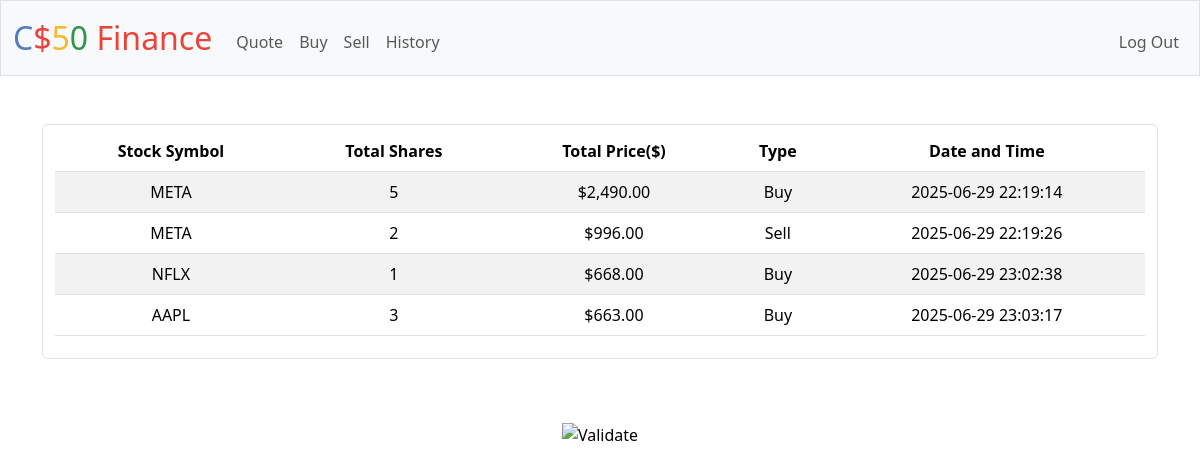
The app's page /history (signed in) with its own data.
### tables this page shows
CREATE TABLE transactions (
    id INTEGER PRIMARY KEY AUTOINCREMENT NOT NULL,
    user_id INTEGER NOT NULL,
    symbol TEXT NOT NULL,
    shares INTEGER,
    price NUMERIC,
    timestamp DATETIME DEFAULT CURRENT_TIMESTAMP, type TEXT,
    FOREIGN KEY (user_id) REFERENCES users(id)
);

### app.py (the view)
@app.route("/history")
@login_required
def history():
    table = db.execute("SELECT symbol, shares, price, type, timestamp FROM transactions WHERE user_id = ?", session["user_id"])
    return render_template("history.html", table=table)

### app.py (called while the page is built)
@app.after_request
def after_request(response):
    response.headers["Cache-Control"] = "no-cache, no-store, must-revalidate"
    response.headers["Expires"] = 0
    response.headers["Pragma"] = "no-cache"
    return response

### helpers.py (called while the page is built)
def login_required(f):
    @wraps(f)
    def decorated_function(*args, **kwargs):
        if session.get("user_id") is None:
            return redirect("/login")
        return f(*args, **kwargs)
    return decorated_function

def usd(value):
    return f"${value:,.2f}"

### templates/history.html (shortened to what this page needs)
{% extends "layout.html" %}
{% block main %}
    <div class="mb-3 form-control mx-auto w-auto">
        <table class="table table-striped table-hover">
            <thead>
                <tr>
                    <th>Stock Symbol</th>
                    <th>Total Shares</th>
                    <th>Total Price($)</th>
                    <th>Type</th>
                    <th>Date and Time</th>
                </tr>
            </thead>
            <tbody>
                {% for row in table %}
                <tr>
                    <td> {{ row ['symbol']}}</td>
                    <td> {{ row ['shares']}} </td>
                    <td> {{ row ['price'] | usd }}</td>
                    <td> {{ row ['type'] }} </td>
                    <td> {{ row ['timestamp'] }} </td>
                </tr>
                {% endfor %}
            </tbody>
        </table>
{% endblock %}

### records on screen
transactions: symbol "META", shares "5", price "$2,490.00", type "Buy", timestamp "2025-06-29 22:19:14"
transactions: symbol "META", shares "2", price "$996.00", type "Sell", timestamp "2025-06-29 22:19:26"
transactions: symbol "NFLX", shares "1", price "$668.00", type "Buy", timestamp "2025-06-29 23:02:38"
transactions: symbol "AAPL", shares "3", price "$663.00", type "Buy", timestamp "2025-06-29 23:03:17"
